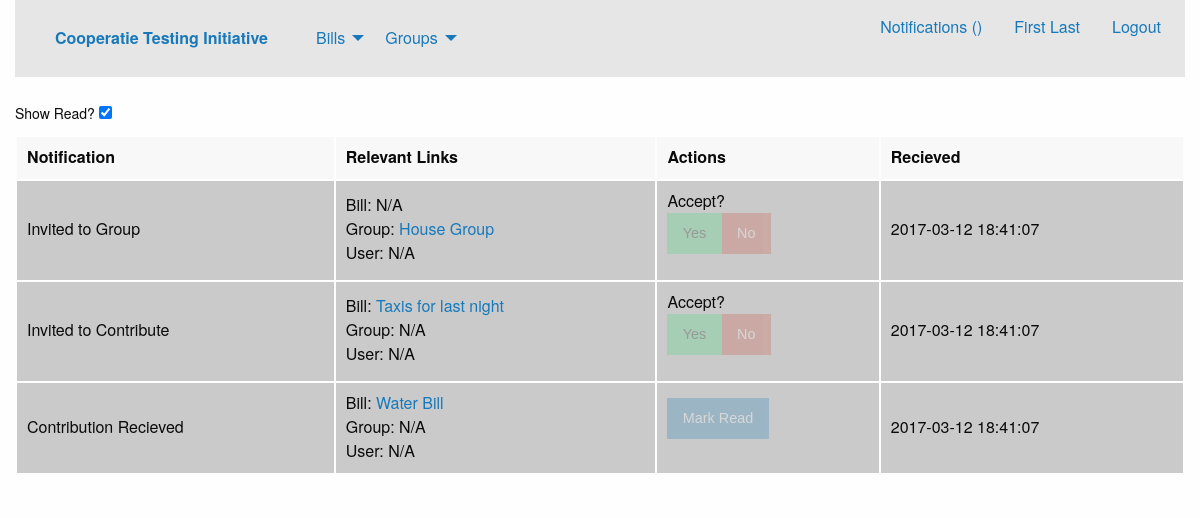
Before: /notifications.php (signed in) with the older database file.
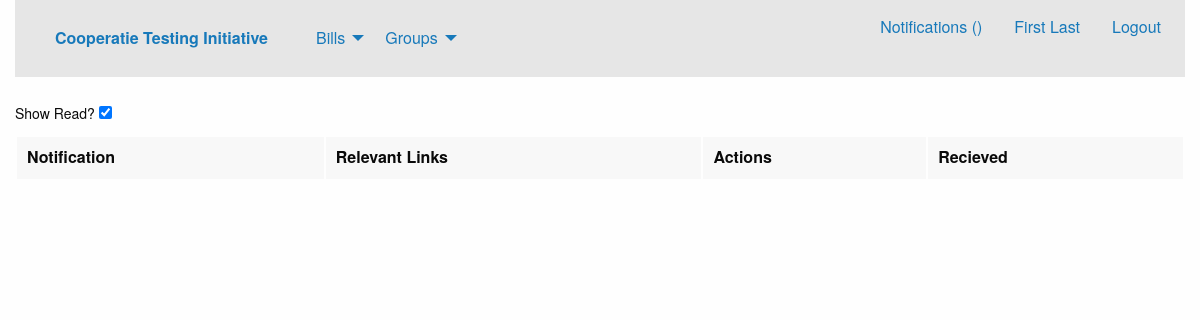
After: the same page with the newer database file.
### tables this page shows
CREATE TABLE users
(
	userID INTEGER NOT NULL UNIQUE PRIMARY KEY AUTOINCREMENT,
	username VARCHAR(30) NOT NULL UNIQUE,
	realname VARCHAR(30) NOT NULL,
	pass VARCHAR(50) NOT NULL,
	salt VARCHAR(50) NOT NULL,
	email VARCHAR(50) NOT NULL UNIQUE,
	createTS TIMESTAMP DEFAULT CURRENT_TIMESTAMP,
	lastlogTS TIMESTAMP DEFAULT CURRENT_TIMESTAMP
);

CREATE TABLE notifications
(
	notiID INTEGER NOT NULL UNIQUE PRIMARY KEY AUTOINCREMENT,
	userID INTEGER NOT NULL,
	typeID INTEGER NOT NULL DEFAULT 1,
	custmsg VARCHAR(50) DEFAULT NULL,
	addTS TIMESTAMP DEFAULT CURRENT_TIMESTAMP,
	checked BOOLEAN NOT NULL DEFAULT FALSE,
	FOREIGN KEY(userID) REFERENCES users(userID),
	FOREIGN KEY(typeID) REFERENCES notiTypes(typeID)
);

CREATE TABLE notiTypes
(
	typeID INTEGER NOT NULL UNIQUE PRIMARY KEY AUTOINCREMENT,
	message VARCHAR(50),
	icon VARCHAR(50)
);

CREATE TABLE groups
(
	groupID INTEGER NOT NULL UNIQUE PRIMARY KEY AUTOINCREMENT,
	name VARCHAR(30) NOT NULL,
	createTS TIMESTAMP DEFAULT CURRENT_TIMESTAMP
);

CREATE TABLE bills
(
	billID INTEGER NOT NULL UNIQUE PRIMARY KEY AUTOINCREMENT,
	name VARCHAR(50) NOT NULL,
	total DOUBLE NOT NULL,
	typeID INTEGER NOT NULL DEFAULT 1,
	createTS TIMESTAMP DEFAULT CURRENT_TIMESTAMP,
	editTS TIMESTAMP DEFAULT CURRENT_TIMESTAMP,
	dueTS TIMESTAMP NOT NULL DEFAULT CURRENT_DATE,
	complete BOOLEAN NOT NULL DEFAULT FALSE,
	FOREIGN KEY(typeID) REFERENCES billTypes(typeID)
);

### database.php (called while the page is built, shortened)
<?php
class Database {
	private $database;
	function __construct() {
		$this->database = $this->getConnection();
	}
	function prepare($query) {
		return $this->database->prepare($query);
	}
	private function getConnection() {
		$conn = new SQLite3('bill.db');
		return $conn;
	}
}
?>

### notifications.php (the view, shortened to what this page needs)
<?php session_start();
$uid = $_SESSION["uid"];
?>
<?php include "header.php"; ?>
<label>Show Read? <input type="checkbox" id="showChecked" checked /></label>
<table id="notifications">
	<thead>
		<tr>
			<td>Notification</td>
			<td>Relevant Links</td>
			<td>Actions</td>
			<td>Recieved</td>
		</tr>
	</thead>
	<tbody>
<?php
	$db = new Database();
	$stmt = $db->prepare("SELECT * FROM notifications
		INNER JOIN notiTypes ON notifications.typeID = notiTypes.typeID
		LEFT JOIN notiBill ON notifications.notiID = notiBill.notiID
		LEFT JOIN notiGroup ON notifications.notiID = notiGroup.notiID
		LEFT JOIN notiUser ON notifications.notiID = notiUser.notiID
		WHERE notifications.userID = :uid ORDER BY notifications.addTS DESC");
	$stmt->bindValue(":uid", $uid, SQLITE3_INTEGER);
	$result = $stmt->execute();
	while ($noti = $result->fetchArray()) {
		$nid = $noti[0];
		$bid = $noti["billID"];
		$gid = $noti["groupID"];
		$suid = $noti["secondUserID"];
		$nType = $noti["typeID"];
		if ($noti["checked"] != 0) $dis = ' disabled '; else $dis = ' ';
		echo '
		<tr id="'.$nid.'"';
		if ($noti["checked"] != 0) echo ' style="background-color: #cacaca"';
		echo'>
			<input type="hidden" name="comp" value="';
		echo'">
			<input type="hidden" name="bid" value="'.$bid.'">
			<input type="hidden" name="gid" value="'.$gid.'">
			<input type="hidden" name="suid" value="'.$suid.'">
			<input type="hidden" name="nType" value="'.$nType.'">
			<td>'.$noti["message"].'</td>
			<td>Bill: ';
		if (!empty($bid)) {
			$stmt = $db->prepare("SELECT name FROM bills WHERE billID = :bid");
			$stmt->bindValue(":bid", $bid, SQLITE3_INTEGER);
			$tempResult = $stmt->execute();
			$temp = $tempResult->fetchArray();
			$billName = $temp["name"];
			echo '<a href="viewBill.php?bid='.$bid.'">'.$billName.'</a>';
		} else {
			echo 'N/A';
		}
		echo'<br />
			Group: ';
		if(!empty($gid)) {
			$stmt = $db->prepare("SELECT name FROM groups WHERE groupID = :gid");
			$stmt->bindValue(":gid", $gid, SQLITE3_INTEGER);
			$tempResult = $stmt->execute();
			$temp = $tempResult->fetchArray();
			$groupName = $temp["name"];
			echo '<a href="viewGroup.php?gid='.$gid.'">'.$groupName.'</a>';
		} else {
			echo 'N/A';
		}
		echo'<br />
			User: ';
		if(!empty($suid)) {
			$stmt = $db->prepare("SELECT realname FROM users WHERE userID = :uid");
			$stmt->bindValue(":uid", $suid, SQLITE3_INTEGER);
			$tempResult = $stmt->execute();
			$temp = $tempResult->fetchArray();
			$secName = $temp["realname"];
			echo '<a href="profile.php?gid='.$uid.'">'.$secName.'</a>';
		} else {
			echo 'N/A';
		}
		echo '</td>
			<td value="'.$nType.'">';
		switch ($nType) {
			case 2:
			case 7:
			case 15:
			case 17:
				echo 'Accept?<br /><button class="button success notiReply" value="1"'.$dis.'>Yes</button><button class="button alert notiReply" value="0"'.$dis.'>No</button>';
				break;
			default:
				echo '<button class="button markChecked"'.$dis.'>Mark Read</button>';
		}
		echo'</td>
			<td>'.$noti["addTS"].'</td></tr>';
	}
?>
	</tbody>
</table>
<?php include "footer.php"; ?>

### header.php (shortened to what this page needs)
<?php
require_once 'database.php';
$isLog = !empty($_SESSION["uid"]);
if ($isLog) {
	$db = new Database();
	$stmt = $db->prepare("SELECT realname FROM users WHERE userID = :uid");
	$stmt->bindValue(":uid", $_SESSION["uid"], SQLITE3_INTEGER);
	$result = $stmt->execute();
	$temp = $result->fetchArray();
	$name = $temp["realname"];
}
?>
<!DOCTYPE html>
<html class="no-js" lang="en" dir="ltr">
  <head>
    <link rel="stylesheet" href="css/foundation.css">
    <link rel="stylesheet" href="css/app.css">
  </head>
</head>
<body>
		<div class="large-12 columns row">
			<div class="top-bar">
				<div class="top-bar-left">
					<ul class="dropdown menu" data-dropdown-menu>
						<li class="menu-text"><a href="index.php">Cooperatie Testing Initiative</a></li>
						<li>
							<a href="bills.php">Bills</a>
						</li>
						<li>
							<a href="groups.php">Groups</a>
						</li>
					</ul>
				</div>
				<?php if ($isLog) echo '
				<input type="hidden" id="seshUser" value="'.$_SESSION["uid"].'" />
				<script>
				$(function() {
					var id = $("#seshUser").attr("value");
					function checkNoti() {
						$.post("getNotifications.php", {uid: id}, function(data, status) {
								$("#notinumber").html(data);
							});
						console.log("Checked");
					}
					checkNoti();
					setInterval(checkNoti, 2000);
				});
				</script>
				<div class="top-bar-right">
					<ul class="menu">
						<li><a href="notifications.php">Notifications (<span id="notinumber"></span>)</a></li>
						<li><a href="profile.php">'.$name.'</a></li>
						<li><a href="logout.php">Logout</a></li>
					</ul>
				</div>';?>
			</div>
	</div>
	<div class="row">
		<div class="columns large-12">

### footer.php (shortened to what this page needs)
</div>
</div>
</body>
</html>

Changed rows visible on the page:
removed notifications: typeID.message "Invited to Group", shows "N/A", groups.name "House Group", addTS "2017-03-12 18:41:07"
removed notifications: typeID.message "Invited to Contribute", bills.name "Taxis for last night", shows "N/A", addTS "2017-03-12 18:41:07"
removed notifications: typeID.message "Contribution Recieved", bills.name "Water Bill", shows "N/A", addTS "2017-03-12 18:41:07"
